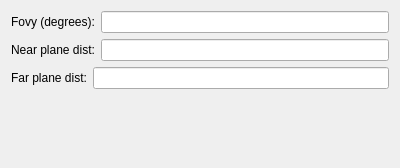
<?xml version="1.0" encoding="UTF-8"?>
<ui version="4.0">
 <class>PerspectiveCommandForm</class>
 <widget class="QWidget" name="PerspectiveCommandForm">
  <property name="geometry">
   <rect>
    <x>0</x>
    <y>0</y>
    <width>400</width>
    <height>168</height>
   </rect>
  </property>
  <property name="windowTitle">
   <string>Perspective Command</string>
  </property>
  <layout class="QVBoxLayout" name="verticalLayout">
   <item>
    <layout class="QHBoxLayout" name="horizontalLayout">
     <item>
      <widget class="QLabel" name="label">
       <property name="text">
        <string>Fovy (degrees):</string>
       </property>
      </widget>
     </item>
     <item>
      <widget class="QLineEdit" name="leFovy"/>
     </item>
    </layout>
   </item>
   <item>
    <layout class="QHBoxLayout" name="horizontalLayout_2">
     <item>
      <widget class="QLabel" name="label_2">
       <property name="text">
        <string>Near plane dist:</string>
       </property>
      </widget>
     </item>
     <item>
      <widget class="QLineEdit" name="leNear"/>
     </item>
    </layout>
   </item>
   <item>
    <layout class="QHBoxLayout" name="horizontalLayout_3">
     <item>
      <widget class="QLabel" name="label_3">
       <property name="text">
        <string>Far plane dist:</string>
       </property>
      </widget>
     </item>
     <item>
      <widget class="QLineEdit" name="leFar"/>
     </item>
    </layout>
   </item>
   <item>
    <spacer name="verticalSpacer">
     <property name="orientation">
      <enum>Qt::Vertical</enum>
     </property>
     <property name="sizeHint" stdset="0">
      <size>
       <width>20</width>
       <height>42</height>
      </size>
     </property>
    </spacer>
   </item>
  </layout>
 </widget>
 <resources/>
 <connections/>
</ui>
